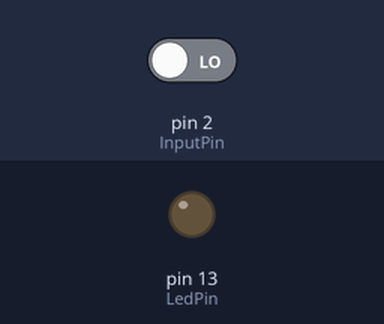
The sketch below on a simulated Arduino Uno, built with avr-gcc and run on an emulated ATmega328P. Shown: output pins drawn as LEDs (lit = HIGH). The test bench sets the inputs (shaded band); at power-on: pin 2 (InputPin) LOW.

Above: at 1.2 s.
1.3 s: pin 2 (InputPin) driven HIGH
At 2.5 s:
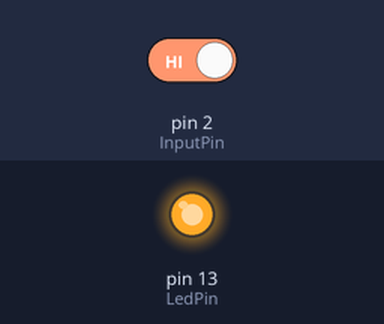
2.8 s: pin 2 (InputPin) driven LOW
At 3.6 s:
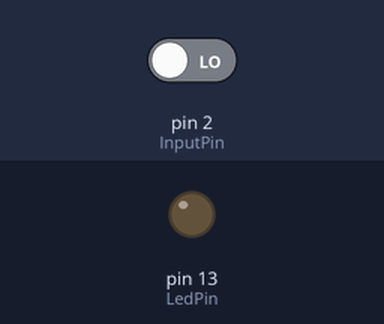
Timing chart, 0 to 5.8 s (numbered marks = the images above; inputs shaded):
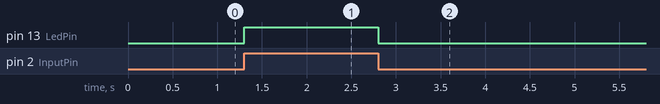

Measured:
- after the input at 1.3 s, pin 13 (LedPin): LOW → HIGH at once
- after the input at 2.8 s, pin 13 (LedPin): HIGH → LOW at once

The sketch:

ledBlink_pushBtn.ino
```cpp
int LedPin = 13;
int InputPin = 2;
void setup() {
  // put your setup code here, to run once:
  pinMode(LedPin,OUTPUT);
  pinMode(InputPin,INPUT);
}

void loop() {
  // put your main code here, to run repeatedly:
  int val = digitalRead(InputPin);
  if(val == HIGH){
    digitalWrite(LedPin,HIGH);
  }
  else{
    digitalWrite(LedPin,LOW);
  }

}
```
